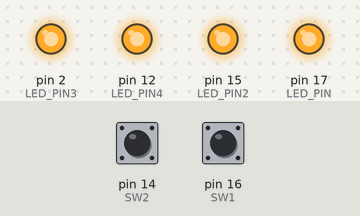
Recording of a sketch running on a simulated Arduino Uno, built with avr-gcc and run on an emulated ATmega328P. On the bench: output pins drawn as LEDs (lit = HIGH). The test bench sets the inputs (shaded band); at power-on: pin 14 (SW2) HIGH, pin 16 (SW1) HIGH.

Above: at 1.2 s.
1.3 s: pin 14 (SW2) pulled LOW for 0.15 s
At 1.37 s:
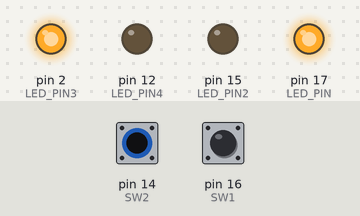
2.9 s: pin 16 (SW1) pulled LOW for 0.15 s
At 2.97 s:
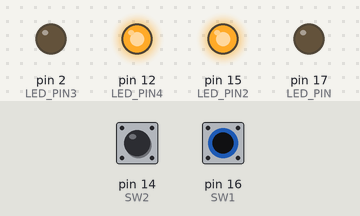
4.5 s: pin 16 (SW1) pulled LOW for 3.2 s
At 8.9 s:
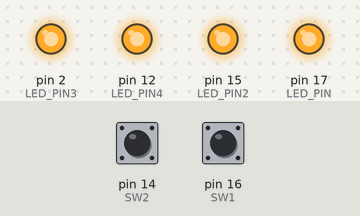
9.2 s: pin 14 (SW2) pulled LOW for 3.2 s
At 10.2 s:
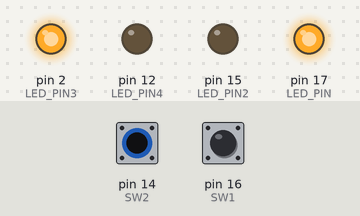
13.9 s: pin 14 (SW2) driven LOW and pin 16 (SW1) driven LOW
At 15.0 s:
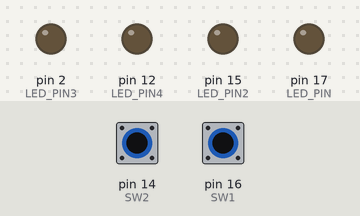
Timing chart, 0 to 16.4 s (numbered marks = the images above; inputs shaded):
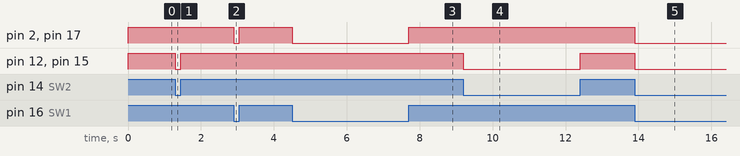

The sketch:

Lab3.2.ino.ino
```cpp
#define LED_PIN  17
#define LED_PIN2  15
#define LED_PIN3  2
#define LED_PIN4  12
#define SW1 16
#define SW2 14

void setup() {
    pinMode(LED_PIN, OUTPUT);
    pinMode(LED_PIN2, OUTPUT);
    pinMode(LED_PIN3, OUTPUT);
    pinMode(LED_PIN4, OUTPUT);
    pinMode(SW1, INPUT_PULLUP);
    pinMode(SW2, INPUT_PULLUP);
}

void loop() {
    if (digitalRead(SW1) == LOW) {
        digitalWrite(LED_PIN, LOW);
        digitalWrite(LED_PIN3, LOW);
    } else {
        digitalWrite(LED_PIN, HIGH);
        digitalWrite(LED_PIN3, HIGH);
    }
            if (digitalRead(SW2) == LOW) {
        digitalWrite(LED_PIN2, LOW);
        digitalWrite(LED_PIN4, LOW);
    } else {
        digitalWrite(LED_PIN2, HIGH);
        digitalWrite(LED_PIN4, HIGH);
 }
}
```

Measured:
- after the input at 1.3 s, pin 12 (LED_PIN4), pin 15 (LED_PIN2): HIGH → LOW at once, → HIGH 0.15 s later
- after the input at 2.9 s, pin 2 (LED_PIN3), pin 17 (LED_PIN): HIGH → LOW at once, → HIGH 0.15 s later
- after the input at 4.5 s, pin 2 (LED_PIN3), pin 17 (LED_PIN): HIGH → LOW at once, → HIGH 3.2 s later
- after the input at 9.2 s, pin 12 (LED_PIN4), pin 15 (LED_PIN2): HIGH → LOW at once, → HIGH 3.2 s later
- after the input at 13.9 s, pin 2 (LED_PIN3), pin 12 (LED_PIN4), pin 15 (LED_PIN2), pin 17 (LED_PIN): HIGH → LOW at once
